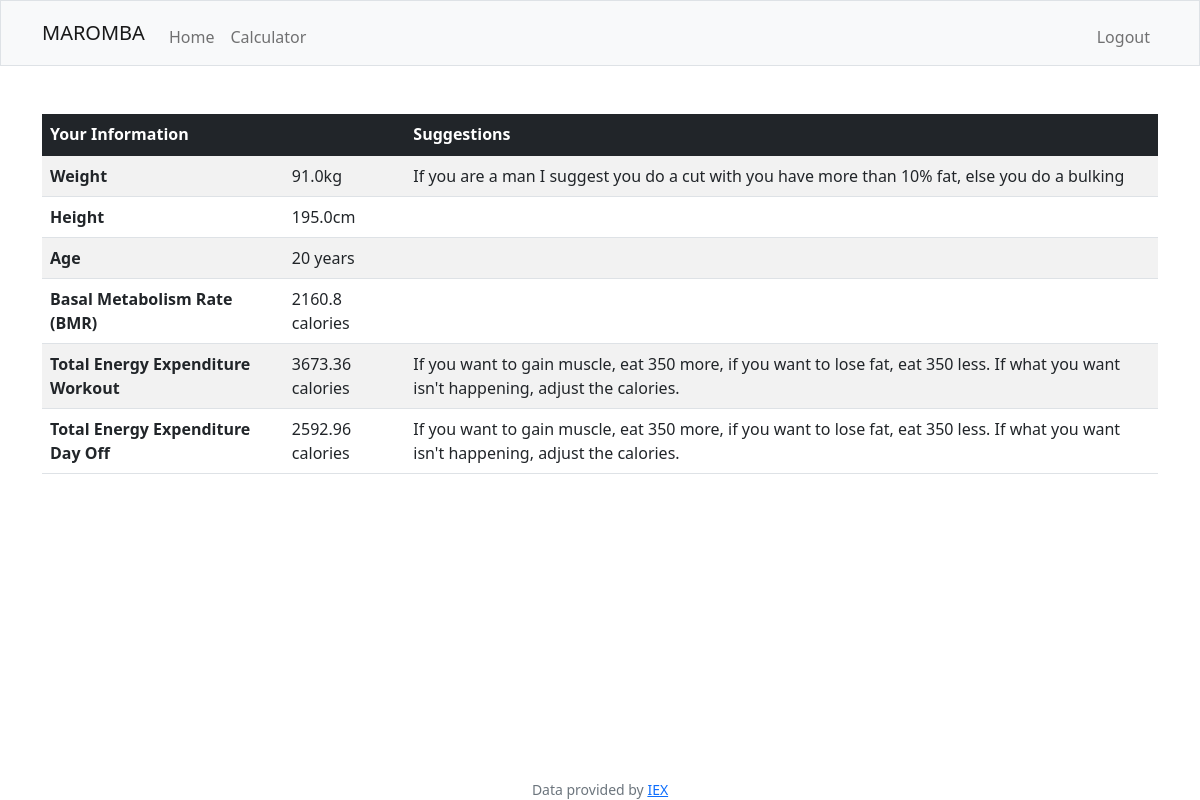
Screenshot of / (signed in) with the database file from the repository.
### app/models/tables.py (models this page shows, shortened)
class Info(db.Model, UserMixin):
    __tablename__ = "infos"
    id = db.Column(db.Integer, primary_key=True, unique=True, nullable=False)
    height = db.Column(db.Float, nullable=False)
    weight = db.Column(db.Float, nullable=False)
    age = db.Column(db.Integer, nullable=False)
    gender = db.Column(db.String(1), nullable=False)
    tmb = db.Column(db.Integer, nullable=False)
    get_workout = db.Column(db.Integer, nullable=False)
    get_off = db.Column(db.Integer, nullable=False)
    protein = db.Column(db.Float, nullable=False)
    fat = db.Column(db.Float, nullable=False)
    user_id = db.Column(db.Integer, db.ForeignKey("users.id"), unique=True, nullable=False)
    user = db.relationship("User", foreign_keys=user_id)

### app/controllers/default.py (the view)
@app.route("/", methods=["GET", "POST"])
@login_required
def index():
    user_info = Info.query.filter_by(user_id=current_user.id).first()
    """if request.methods == "POST":
        pass"""
    return render_template("index.html", info=user_info)

### app/controllers/default.py (called while the page is built)
@lm.user_loader
def load_user(id):
    return User.query.filter_by(id=id).first()

### app/models/tables.py (called while the page is built)
    @property
    def is_authenticated(self):
        return True

### app/templates/index.html (shortened to what this page needs)
{% extends "layout.html" %}
{% block main %}
    <table class="table table-striped text-start">
        <thead class="table-dark">
            <tr>
                <th scope="col">Your Information</th>
                <th scope="col"></th>
                <th scope="col">Suggestions</th>
            </tr>
        </thead>
        <tbody>
            <tr>
                <th scope="row">Weight</th>
                <td>{{ info.weight }}kg</td>
                <td>If you are a man I suggest you do a cut with you have more than 10% fat, else you do a bulking</td>
            </tr>
            <tr>
                <th scope="row">Height</th>
                <td>{{ info.height }}cm</td>
                <td></td>
            </tr>
            <tr>
                <th scope="row">Age</th>
                <td>{{ info.age }} years</td>
                <td></td>
            </tr>
            <tr>
                <th scope="row">Basal Metabolism Rate (BMR)</th>
                <td>{{ info.tmb }} calories</td>
                <td></td>
            </tr>
            <tr>
                <th scope="row">Total Energy Expenditure Workout</th>
                <td>{{ info.get_workout }} calories</td>
                <td>If you want to gain muscle, eat 350 more, if you want to lose fat, eat 350 less. If what you want isn't happening, adjust the calories.</td>
            </tr>
            <tr>
                <th scope="row">Total Energy Expenditure Day Off</th>
                <td>{{ info.get_off }} calories</td>
                <td>If you want to gain muscle, eat 350 more, if you want to lose fat, eat 350 less. If what you want isn't happening, adjust the calories.</td>
            </tr>
        </tbody>
    </table>
{% endblock %}

### rows the page displays
Info: weight "91.0", height "195.0", age "20", tmb "2160.8", get_workout "3673.36", get_off "2592.96"
